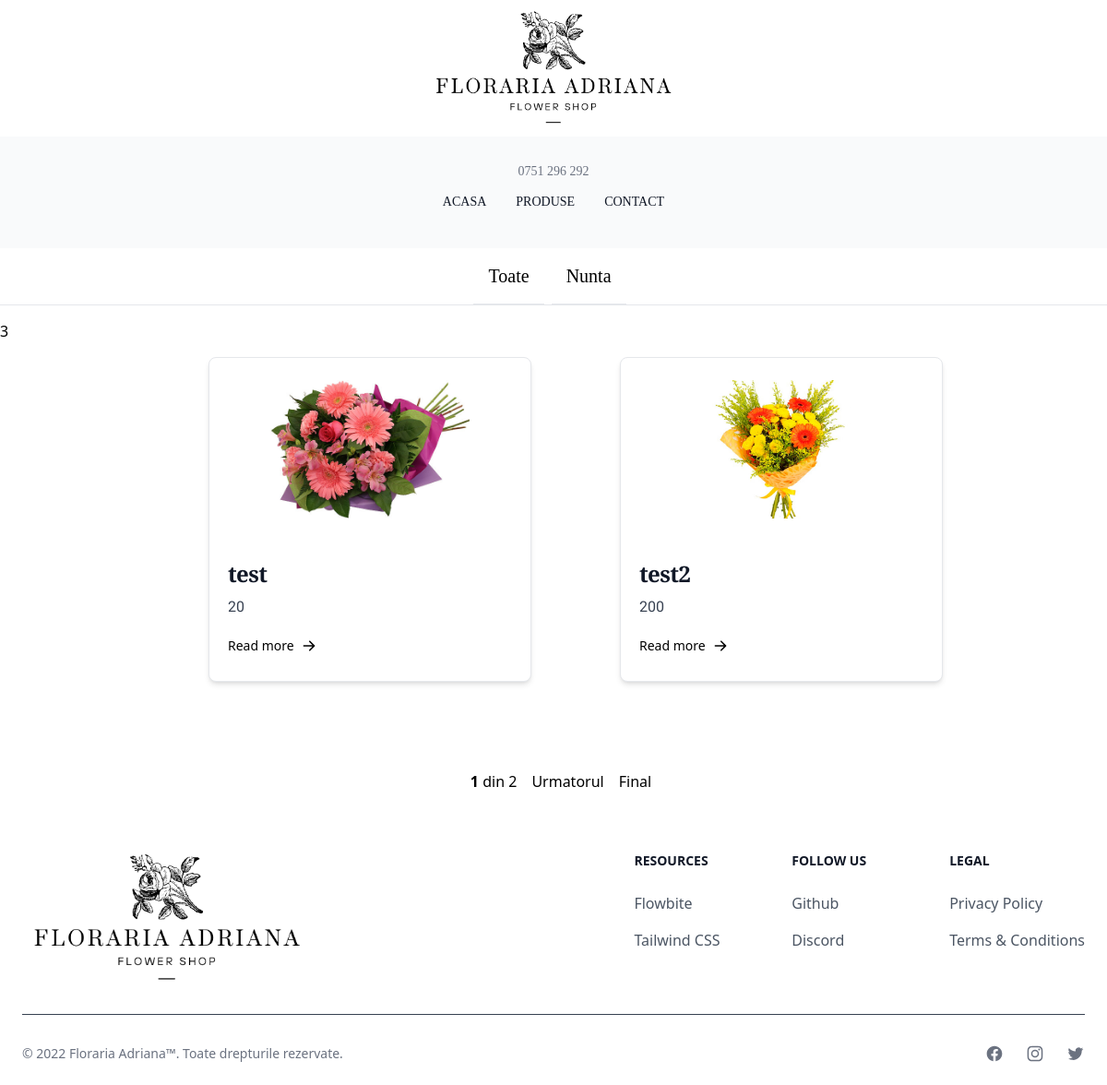
Before: /products/ with the older database file.
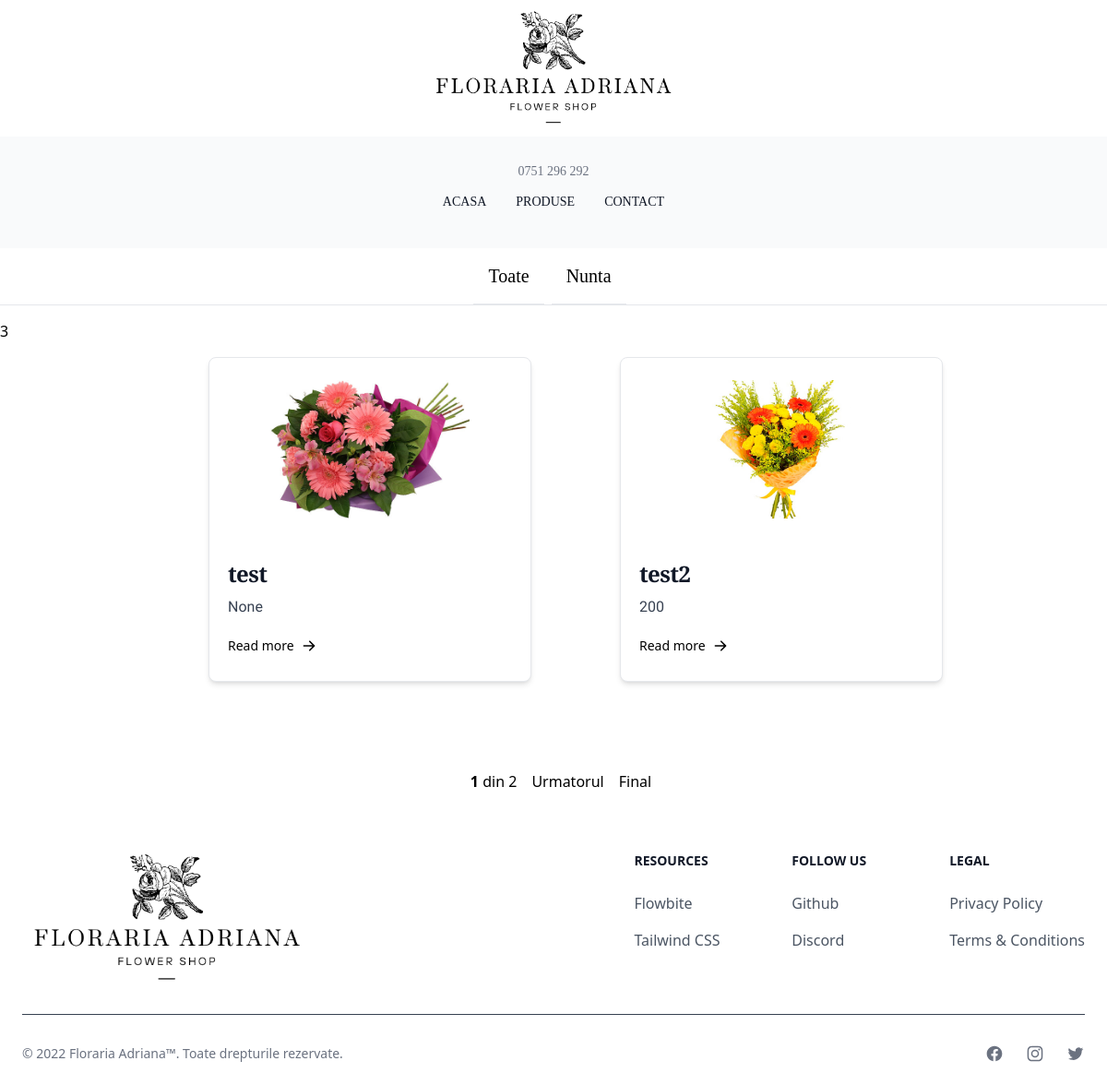
After: the same page with the newer database file.
### base/models.py (models this page shows, shortened)
class Product(models.Model):
    name = models.CharField(max_length=200)
    resume = models.TextField(null=True, blank=True)
    description = models.TextField(blank=True, null=True)
    code = models.CharField(max_length=10)
    price = models.CharField(max_length=100, null=True, blank=True)
    category = models.ForeignKey(Category, on_delete=models.SET_NULL, null=True)
    image = models.ImageField(null=True, blank=True)
    updated = models.DateTimeField(auto_now=True)
    created = models.DateTimeField(auto_now_add=True)

### base/views.py (the view)
# urls.py: path('products/', views.productsPage, name="products"),
def productsPage(request):
    category = request.GET.get('category')
    if category == None:
        p = Paginator(Product.objects.all(), 2)
        page = request.GET.get('page')
        products_p = p.get_page(page)
        count = Product.objects.all().count()
        page = 'toate'
    else:
        p = Paginator(Product.objects.filter(category__name__icontains=category), 2)
        page = request.GET.get('page')
        products_p = p.get_page(page)
        count = Product.objects.filter(category__name__icontains=category).count()
        page = 'category'
    categories = Category.objects.all()
    context = {'categories': categories, 'products_p': products_p, 'count': count, 'page': page}
    return render(request, 'base/products.html', context)

### base/templates/base/products.html (shortened to what this page needs)
{% extends 'main.html' %}
{% load static %}
{% block content %}
    <div class="mb-4 border-b border-gray-200 ">
        <ul class="flex flex-wrap justify-center -mb-px text-sm font-medium text-center">
            <li class="mr-2">
                <a href="{% url 'products' %}">
                    <button class="inline-block p-4 rounded-t-lg border-b-2 title text-xl">Toate</button>
                </a>
            </li>
            {% for category in categories %}
                <li class="mr-2">
                    <a href="{% url 'products' %}?category={{ category.name }}">
                        <button class="inline-block p-4 rounded-t-lg border-b-2 title text-xl">{{ category.name }}</button>
                    </a>
                </li>
            {% endfor %}
        </ul>
    </div>
    <h1>{{ count }}</h1>
    <div class="container mx-auto flex justify-center items-center flex-wrap gap-12 mb-24 mt-4">
        {% for product in products_p %}
            <a href="{% url 'product' product.id %}">
                <div class="max-w-sm bg-white border border-gray-200 rounded-lg shadow-md hover:scale-105 transition-all ease-in-out first-tr">
                    <a href="{% url 'product' product.id %}" class="w-full flex justify-center">
                        <img class=" object-contain max-h-56 rounded-lg m-6" style="width: 300px;height: 150px;"
                             src="{{ product.image.url }}" alt="image"/>
                    </a>
                    <div class="p-5">
                        <a href="{% url 'product' product.id %}">
                            <h5 class="mb-2 text-2xl font-bold tracking-tight text-gray-900 title">{{ product.name }}</h5>
                        </a>
                        <p class="mb-3 font-normal text-gray-700 dark:text-gray-400 text">{{ product.price }}</p>
                        <a href="{% url 'product' product.id %}"
                           class="hover:scale-110 transition-all ease-in-out inline-flex items-center pr-3 py-2 text-sm font-medium text-center text-black">
                            Read more
                        </a>
                    </div>
                </div>
            </a>
        {% endfor %}
    </div>
    {% if page == 'toate' %}
        <div class="flex justify-center items-center my-10">
            <div class="mx-4">
                <span class="font-bold">{{ products_p.number }}</span> din {{ products_p.paginator.num_pages }}
            </div>
            <div class="flex space-x-4">
                {% if products_p.has_next %}
                    <a href="?page={{ products_p.next_page_number }}">Urmatorul</a>
                    <a href="?page={{ products_p.paginator.num_pages }}">Final</a>
                {% endif %}
            </div>
        </div>
    {% endif %}
{% endblock %}

Changed rows visible on the page:
changed Product "test": price "20" → "None"
